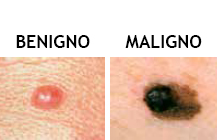
#> input picture files/mela1.jpeg, 217 x 140 px; its folder holds 4 pictures in this run
$ python -i app.py   (imports and definitions only)   (older library calls are emulated)
#> lines starting #> are read from the running program, lines starting #| are printed output that depends on the picture; after the words box and inside, x2 and y2 are one past the last pixel; in counts of white or black regions, pixels touching at a corner belong together
#> in train_best_model, img is the input picture: shape (140, 217, 3); mean B, G, R 184.9, 201.2, 230.3
# =============================================================================
# APLICACIÓN WEB DE ANÁLISIS DE PIEL (app.py - V2.0 FINAL)
# =============================================================================
import cv2
import numpy as np
import pandas as pd
import os
import io
import base64
import matplotlib
# [1 line not run here, left out]
import matplotlib.pyplot as plt

from flask import Flask, render_template, request, jsonify
from sklearn.preprocessing import StandardScaler, LabelEncoder
from sklearn.ensemble import RandomForestClassifier

# --- CONFIGURACIÓN INICIAL DE LA APP Y EL MODELO ---
# [1 line not run here, left out]
model = None
scaler = None
df_train_global = None # DataFrame global para usar en el ploteo

BASE_DIR = os.path.dirname(os.path.abspath(__file__))
FILES_DIR = os.path.join(BASE_DIR, 'files')

feature_names = [
    'irregularidad_std_norm', 'color_r_promedio', 'color_g_promedio',
    'iluminacion_promedio', 'forma_area', 'forma_perimetro',
    'forma_circularidad', 'forma_solidez', 'forma_hu_moment_0', 'forma_hu_moment_1'
]
best_features_to_use = ['irregularidad_std_norm', 'color_r_promedio', 'color_g_promedio']

# --- PIPELINE DE PROCESAMIENTO DE IMAGEN (AHORA DEVUELVE PASOS) ---
def procesar_y_obtener_pasos(img_color):
    visual_steps = {} # Diccionario para guardar las imágenes de los pasos

    # 1. Corrección de Iluminación
    alto, ancho, _ = img_color.shape
#> alto = 83; ancho = 104
    kernel_size = int(ancho * 0.25)
#> kernel_size = 26
    if kernel_size % 2 == 0: kernel_size += 1
#> kernel_size = 27
    fondo_estimado = cv2.GaussianBlur(img_color, (kernel_size, kernel_size), 0)
    img_corregida = cv2.divide(img_color, fondo_estimado, scale=255)
    visual_steps['Iluminacion Corregida'] = img_corregida

    # 2. Segmentación con Otsu
    gris_corregido = cv2.cvtColor(img_corregida, cv2.COLOR_BGR2GRAY)
    _, binarizada_otsu = cv2.threshold(gris_corregido, 0, 255, cv2.THRESH_BINARY_INV + cv2.THRESH_OTSU)
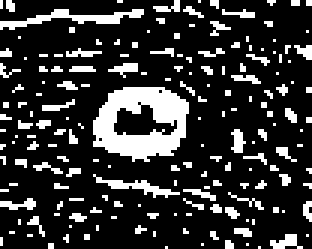
#> binarizada_otsu: shape (83, 104) (shown 3 times larger); 19.7% white; 179 white regions (171 under 20 px), largest, box (x1, y1, x2, y2) and area: (31, 29, 63, 54) 492, (0, 3, 48, 10) 118, (31, 58, 60, 66) 65

    # 3. Limpieza Morfológica (Apertura)
    kernel_limpieza = np.ones((3, 3), np.uint8)
    mascara_limpia = cv2.morphologyEx(binarizada_otsu, cv2.MORPH_OPEN, kernel_limpieza, iterations=2)
#> mascara_limpia: shape (83, 104); 4.9% white; 1 white region, box (x1, y1, x2, y2) and area: (31, 29, 62, 53) 425
    visual_steps['Mascara Limpia'] = mascara_limpia

    # 4. Post-procesamiento Final
    mascara_solo_lunar = np.zeros_like(mascara_limpia)
    num_labels, labels, stats, _ = cv2.connectedComponentsWithStats(mascara_limpia, 4, cv2.CV_32S)
#> num_labels = 2; stats = [[0, 0, 104, 83, 8207], [31, 29, 31, 24, 425]]
    if num_labels > 1:
        idx_max_area = np.argmax(stats[1:, cv2.CC_STAT_AREA]) + 1
#> idx_max_area = 1
        mascara_solo_lunar[labels == idx_max_area] = 255

    kernel_cierre = np.ones((15, 15), np.uint8)
    mascara_final = cv2.morphologyEx(mascara_solo_lunar, cv2.MORPH_CLOSE, kernel_cierre, iterations=2)
    visual_steps['Mascara Final'] = mascara_final

    # 5. Dibujar contorno para visualización
    contornos_vis = cv2.cvtColor(img_color, cv2.COLOR_BGR2RGB)
    contornos, _ = cv2.findContours(mascara_final, cv2.RETR_EXTERNAL, cv2.CHAIN_APPROX_SIMPLE)
    if contornos:
        cv2.drawContours(contornos_vis, contornos, -1, (255, 0, 0), 2)
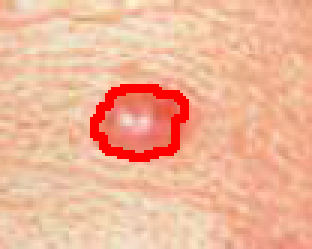
#> contornos_vis: shape (83, 104, 3) (shown 3 times larger); mean R, G, B 239.9, 182, 152.6
#> in train_best_model, `mascara_b, _ = procesar_y_obtener_pasos(benigno_img)`: mascara_b: shape (83, 104); 6.7% white; 1 white region
    visual_steps['Contorno Final'] = contornos_vis

    return mascara_final, visual_steps

def calcular_features(imagen_color, mascara):
    # (Esta función no cambia)
    features = {}
    if np.sum(mascara) == 0: return {fname: 0 for fname in feature_names}
    contornos, _ = cv2.findContours(mascara, cv2.RETR_EXTERNAL, cv2.CHAIN_APPROX_SIMPLE)
#> contornos = 1 contour; box (x1, y1, x2, y2) and area: (31, 29, 62, 53) 530
    if not contornos: return {fname: 0 for fname in feature_names}
    cnt = max(contornos, key=cv2.contourArea)
#> cnt = contour of 37 points, box (x1, y1, x2, y2) (31, 29, 62, 53), area 530
    M = cv2.moments(cnt)
#> M = moments, m00 530.5, centre m10/m00, m01/m00 = (46.11, 40.2)
    if M["m00"] > 0:
        centroide_x, centroide_y = M["m10"] / M["m00"], M["m01"] / M["m00"]
#> centroide_x = 46.11; centroide_y = 40.2
        distancias = np.sqrt(np.sum((cnt.squeeze() - [centroide_x, centroide_y])**2, axis=1))
#> distancias = 37 values, max 16.54 at index 31, min 11.18 at index 22, mean 13.23
        media_dist = distancias.mean()
#> media_dist = 13.23
        features['irregularidad_std_norm'] = np.std(distancias / media_dist) if media_dist > 0 else 0
    else: features['irregularidad_std_norm'] = 0
    media_bgr = cv2.mean(imagen_color, mask=mascara)
#> media_bgr = (110.1, 130.6, 233.2, 0)
    features['color_r_promedio'], features['color_g_promedio'], _ = media_bgr[2], media_bgr[1], media_bgr[0]
    gris = cv2.cvtColor(imagen_color, cv2.COLOR_BGR2GRAY)
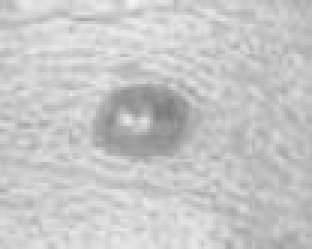
#> gris: shape (83, 104) (shown 3 times larger); min 123, max 242, mean 199
    features['iluminacion_promedio'] = cv2.mean(gris, mask=mascara)[0]
    area = cv2.contourArea(cnt)
#> area = 530.5
    perimetro = cv2.arcLength(cnt, True)
#> perimetro = 94.87
    features['forma_area'], features['forma_perimetro'] = area, perimetro
    features['forma_circularidad'] = (4 * np.pi * area) / (perimetro**2) if perimetro > 0 else 0
    hull = cv2.convexHull(cnt)
#> hull = contour of 16 points, box (x1, y1, x2, y2) (31, 29, 62, 53), area 570
    hull_area = cv2.contourArea(hull)
#> hull_area = 570
    features['forma_solidez'] = float(area) / hull_area if hull_area > 0 else 0
    momentos = cv2.moments(cnt)
#> momentos has the same summary as M
    hu_moments = cv2.HuMoments(momentos)
#> hu_moments = [0.167, 0.00154, 1.55e-05, 8.65e-07, 2.12e-12, 2.75e-08, -2.36e-12]
    features['forma_hu_moment_0'], features['forma_hu_moment_1'] = hu_moments[0][0], hu_moments[1][0]
    return features

def train_best_model():
    global model, scaler, df_train_global
    print("INFO: Entrenando el modelo con los datos base...")
    rutas_entrenamiento = [os.path.join(FILES_DIR, f'mela{i}.jpeg') for i in range(1, 5)]
    lista_features_train = []
    for ruta in rutas_entrenamiento:
        img = cv2.imread(ruta)
        if img is None: continue
        benigno_img, maligno_img = img[57:, :104], img[57:, 110:]
        mascara_b, _ = procesar_y_obtener_pasos(benigno_img)
        features_b = calcular_features(benigno_img, mascara_b); features_b['clase'] = 'Benigno'
#> after `features_b = calcular_features(benigno_img, mascara_b)`: features_b = 10 items
        lista_features_train.append(features_b)
        mascara_m, _ = procesar_y_obtener_pasos(maligno_img)
#> in procesar_y_obtener_pasos (call 2), `gris_corregido = cv2.cvtColor(img_corregida, cv2.COLOR_BGR2GRAY)`:
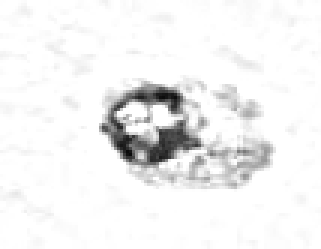
#> gris_corregido: shape (83, 107) (shown 3 times larger); min 10, max 255, mean 241.4
#> in procesar_y_obtener_pasos (call 2), `_, binarizada_otsu = cv2.threshold(gris_corregido, 0, 255, cv2.THRESH_..`: binarizada_otsu: shape (83, 107); 6.2% white; 16 white regions (14 under 20 px), largest, box (x1, y1, x2, y2) and area: (33, 28, 68, 56) 453, (77, 48, 90, 57) 35
#> in procesar_y_obtener_pasos (call 2), `mascara_limpia = cv2.morphologyEx(binarizada_otsu, cv2.MORPH_OPEN, ker..`: mascara_limpia: shape (83, 107); 4.1% white; 2 white regions, box (x1, y1, x2, y2) and area: (36, 41, 66, 56) 263, (46, 28, 61, 37) 101
#> in procesar_y_obtener_pasos (call 2), `num_labels, labels, stats, _ = cv2.connectedComponentsWithStats(mascar..`:
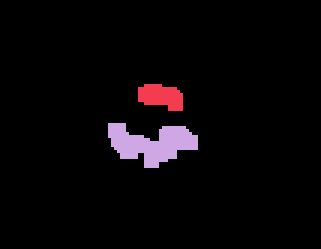
#> labels: shape (83, 107) int32 (shown 3 times larger); 3 distinct labels, from 0 to 2; one colour per label, 0 black
#> in procesar_y_obtener_pasos (call 2), `num_labels, labels, stats, _ = cv2.connectedComponentsWithStats(mascar..`: num_labels = 3; stats = [[0, 0, 107, 83, 8517], [46, 28, 15, 9, 101], [36, 41, 30, 15, 263]]
#> in procesar_y_obtener_pasos (call 2), `idx_max_area = np.argmax(stats[1:, cv2.CC_STAT_AREA]) + 1`: idx_max_area = 2
#> in procesar_y_obtener_pasos (call 2), `cv2.drawContours(contornos_vis, contornos, -1, (255, 0, 0), 2)`:
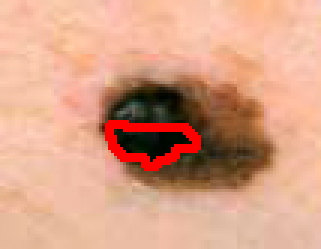
#> contornos_vis: shape (83, 107, 3) (shown 3 times larger); mean R, G, B 215.3, 160.6, 134.8
#> mascara_m: shape (83, 107); 3.5% white; 1 white region
        features_m = calcular_features(maligno_img, mascara_m); features_m['clase'] = 'Maligno'
#> in calcular_features (call 2), `contornos, _ = cv2.findContours(mascara, cv2.RETR_EXTERNAL, cv2.CHAIN_..`: contornos = 1 contour; box (x1, y1, x2, y2) and area: (36, 41, 66, 56) 270
#> in calcular_features (call 2), `cnt = max(contornos, key=cv2.contourArea)`: cnt = contour of 23 points, box (x1, y1, x2, y2) (36, 41, 66, 56), area 270
#> in calcular_features (call 2), `M = cv2.moments(cnt)`: M = moments, m00 270, centre m10/m00, m01/m00 = (49.75, 46.97)
#> in calcular_features (call 2), `centroide_x, centroide_y = M["m10"] / M["m00"], M["m01"] / M["m00"]`: centroide_x = 49.75; centroide_y = 46.97
#> in calcular_features (call 2), `distancias = np.sqrt(np.sum((cnt.squeeze() - [centroide_x, centroide_y..`: distancias = 23 values, max 15.38 at index 17, min 5.74 at index 6, mean 10.43
#> in calcular_features (call 2), `media_dist = distancias.mean()`: media_dist = 10.43
#> in calcular_features (call 2), `media_bgr = cv2.mean(imagen_color, mask=mascara)`: media_bgr = (8.29, 21.19, 13.11, 0)
#> in calcular_features (call 2), `gris = cv2.cvtColor(imagen_color, cv2.COLOR_BGR2GRAY)`:
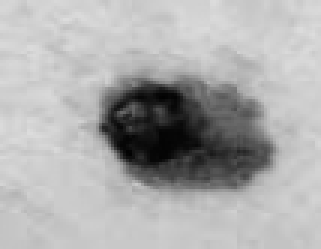
#> gris: shape (83, 107) (shown 3 times larger); min 2, max 220, mean 172.8
#> in calcular_features (call 2), `area = cv2.contourArea(cnt)`: area = 270
#> in calcular_features (call 2), `perimetro = cv2.arcLength(cnt, True)`: perimetro = 78.97
#> in calcular_features (call 2), `hull = cv2.convexHull(cnt)`: hull = contour of 10 points, box (x1, y1, x2, y2) (36, 41, 66, 56), area 312
#> in calcular_features (call 2), `hull_area = cv2.contourArea(hull)`: hull_area = 311.5
#> in calcular_features (call 2), `momentos = cv2.moments(cnt)`: momentos has the same summary as M
#> in calcular_features (call 2), `hu_moments = cv2.HuMoments(momentos)`: hu_moments = [0.239, 0.0272, 0.0014, 0.000104, -1.72e-08, -1.05e-05, 3.6e-08]
#> after `features_m = calcular_features(maligno_img, mascara_m)`: features_m = 10 items
        lista_features_train.append(features_m)

    df_train_global = pd.DataFrame(lista_features_train)
    X_train = df_train_global[best_features_to_use]
    y_train = LabelEncoder().fit_transform(df_train_global['clase'])

    scaler = StandardScaler().fit(X_train)
    X_train_scaled = scaler.transform(X_train)
    model = RandomForestClassifier(random_state=42).fit(X_train_scaled, y_train)
    print("INFO: Modelo entrenado y listo.")

# [4 lines left out: function encode_image_for_html, not called in this run]

# --- RUTAS DE LA APLICACIÓN WEB ---
# [3 lines that did not run here, left out]

# [45 lines that did not run here, left out]

# --- INICIO DE LA APLICACIÓN ---
# [3 lines not run here, left out]

>>> result = train_best_model()
